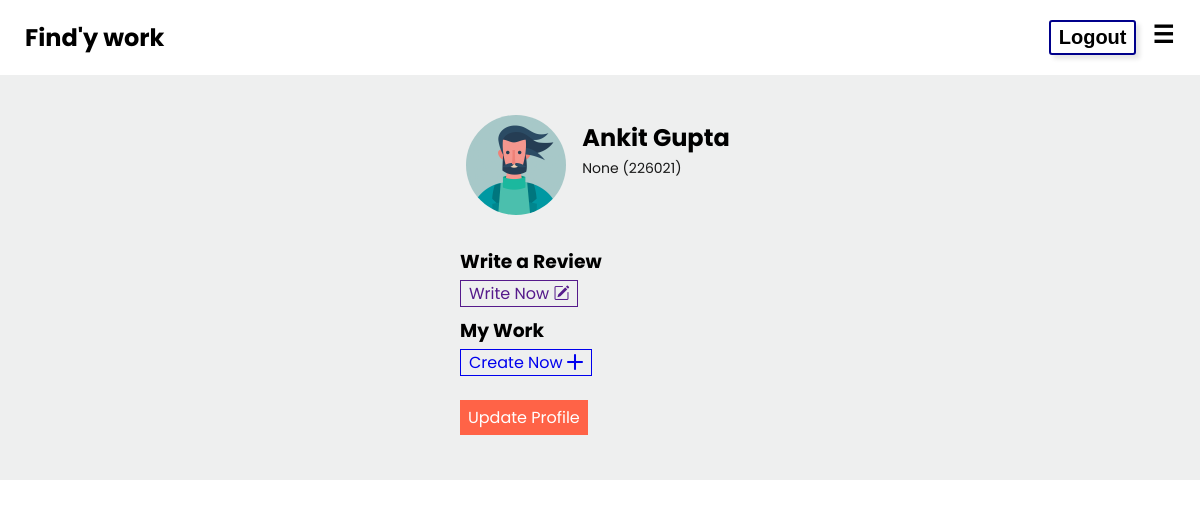
Page /profile/ (signed in) on the earlier database version.
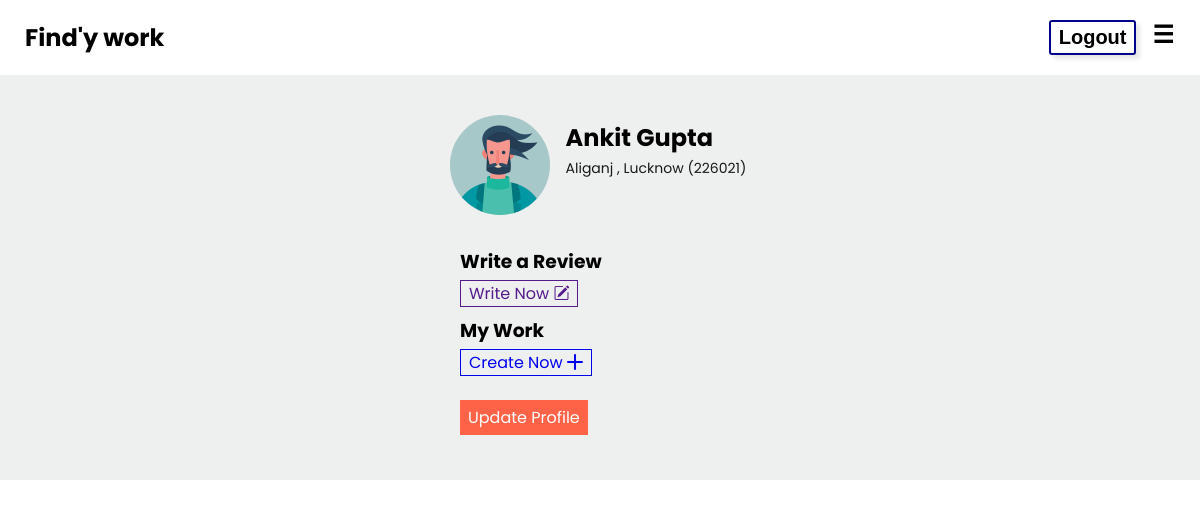
Same page on the later database version.
### app/models.py (models this page shows)
class UserProfile(models.Model):
    phone = models.CharField(max_length = 20)
    pincode = models.CharField(max_length = 10)
    address = models.CharField(max_length=250 , null = True, blank = True)
    gender = models.CharField(max_length=250 , null = True)
    username = models.ForeignKey(User , on_delete = models.CASCADE)

### app/views.py (the view)
# urls.py: path('profile/',profile , name = "profile"),
def profile(request):
    if request.session.has_key('username'):
        try:
            user = User.objects.get(username=request.session['username'])
            data = UserProfile.objects.get(username=user)
            return render(request, 'app/user/userprofile.html', {'option': True, 'data': data})
        except:
            try:
                user = User.objects.get(username=request.session['username'])
                data = WorkerProfile.objects.get(username=user)
                return render(request, 'app/worker/workerprofile.html', {'option': True, 'data': data, 'btn': True})
            except:
                return HttpResponse('Error 404')
    return HttpResponse('Error 404')

### templates/app/user/userprofile.html (shortened to what this page needs)
{% extends 'base.html' %}  {% block body %} {% load static %}
<div class="bg">
  <div class="profile_section">
    <div class="img_section">
      <img
        src="{% static 'images/male.png' %}"
        alt="profile"
        width="100px"
        height="100px"
        style="border-radius: 50% !important; padding: 15px 6px"
      />
    </div>
    <div class="content_section">
      <h2>{{data.username.first_name}} {{data.username.last_name}} </h2>
      <span style="color: rgba(0, 0, 0, 0.9); font-size: 14px"
        >{{data.address}} ({{data.pincode}})</span
      >
    </div>
  </div>
  <div style="width: 300px; height: auto; margin: 0 auto">
    <div style="margin-left: 10px">
      <h3 style="margin: 10px 0px 5px 0px;">Write a Review </h3>
      <a href="" style="text-decoration: none;" class="bordered">Write Now <i class="bi bi-pencil-square"></i></a>
      <h3 style="margin: 10px 0px 5px 0px;">My Work</h3>
      <a href="{% url 'myworks' %}" style="text-decoration: none;"   class="bordered">Create Now <i class="bi bi-plus-lg"></i></a>
    </div>
        <div style="margin-left: 10px; margin-top:30px">
          <a href="{% url 'editprofile' %}" style="text-decoration: none;background: tomato;padding: 6px 8px;color: white;">Update Profile</a>
         </div>
    </div>
</div>
{% endblock %}

### templates/base.html (shortened to what this page needs)
<!DOCTYPE html>
<html lang="en">
<head>
    {% load static %}
    <link rel="stylesheet" href="{% static 'style.css' %}">
    <link rel="stylesheet" href="https://cdn.jsdelivr.net/npm/bootstrap-icons@1.5.0/font/bootstrap-icons.css">
</head>
<body>
    <body>
        <div class="sidepan">
            <button class="toggle">&#9776;</button>
            {% if option %}
            <a href="{% url 'logout' %}">  <button class="modal_btn" >Logout</button></a>
            {% else %}
            <a href="{% url 'signin' %}">  <button class="modal_btn" >Login</button></a>
                {% endif %}
        </div>
    <aside class="sidebar">
        <div class="sidebar__header">
            <h2>Find'y work</h2>
        </div>
    </aside>
    {% block body %}
    {% endblock %}
</body>
</html>

### static/style.css (style rules this page uses)
body { margin: 0; font-family: "Poppins", sans-serif !important; -webkit-font-smoothing: antialiased; -moz-osx-font-smoothing: grayscale; }
button { float: right; font-size: 24px; background: transparent; border: none; outline: none; font-weight: bold; }
.sidepan, .sidebar { padding: 0px 20px; margin: 0; }
.sidebar { padding: 0px 25px; }
aside { margin: 0; padding: 0; }
.container h1, span { margin: 0; }
.modal_btn { font-size: 20px; padding: 4px 8px; margin: 0px 10px; border: 2px solid darkblue; box-shadow: 4px 4px 4px rgba(0, 0, 0, 0.1); border-radius: 3px; }
.profile_section { display: flex; justify-content: center; width: 100%; height: auto; padding: 25px 0px 0px 0px; }
.profile_section h2, h4 { padding: 0; margin: 0; }
.profile_section .content_section { padding: 20px 10px; }
.bordered { border: 1px solid; padding: 1px 8px; }

### templates/app/user/userprofile.html (style rules this page uses)
.bg { height: auto; width: 100%; background: rgba(199, 201, 202, 0.3); padding-bottom: 50px; }

Differences in the rows shown:
changed UserProfile "Ankit": address "None" → "Aliganj , Lucknow"
